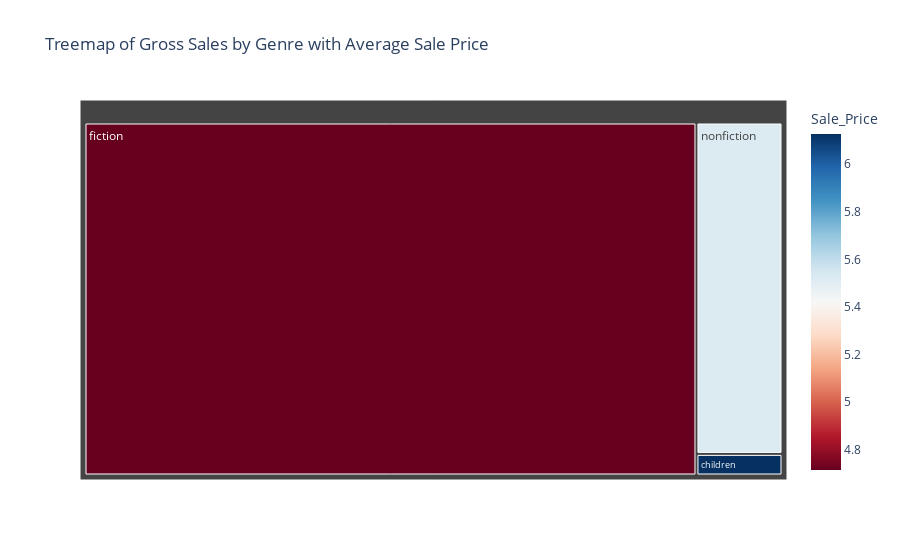

This figure's notebook cell:
### Markdown cell above
The bar charts show that "genre fiction" dominates in units sold and gross sales "profit" significantly surpassing other genres. "Nonfiction" ranks second, while "fiction" and "children" genres have the lowest performance.

### Code cell
temp = data.groupby('Genre', as_index=False).agg({
    'Gross_Sales': 'sum',
    'Sale_Price': 'mean'
})

fig = px.treemap(temp,
                 path=['Genre'], 
                 values='Gross_Sales',
                 color='Sale_Price',
                 color_continuous_scale='RdBu',
                 title='Treemap of Gross Sales by Genre with Average Sale Price')

fig.show()

### Figure 1 — Plotly figure (JSON) as saved in the notebook; plotly's stock layout.template omitted (floating-point values rounded to 4 significant figures)
{"data": [{"branchvalues": "total", "customdata": [[6.127], [4.715], [5.521]], "domain": {"x": [0, 1], "y": [0, 1]}, "hovertemplate": "labels=%{label}<br>Gross_Sales=%{value}<br>parent=%{parent}<br>id=%{id}<br>Sale_Price=%{color}<extra></extra>", "ids": ["children", "fiction", "nonfiction"], "labels": ["children", "fiction", "nonfiction"], "marker": {"coloraxis": "coloraxis", "colors": [6.127, 4.715, 5.521]}, "name": "", "parents": ["", "", ""], "type": "treemap", "values": [13900.0, 1615000.0, 213200.0]}], "layout": {"coloraxis": {"colorbar": {"title": {"text": "Sale_Price"}}, "colorscale": [[0, "rgb(103,0,31)"], [0.1, "rgb(178,24,43)"], [0.2, "rgb(214,96,77)"], [0.3, "rgb(244,165,130)"], [0.4, "rgb(253,219,199)"], [0.5, "rgb(247,247,247)"], [0.6, "rgb(209,229,240)"], [0.7, "rgb(146,197,222)"], [0.8, "rgb(67,147,195)"], [0.9, "rgb(33,102,172)"], [1, "rgb(5,48,97)"]]}, "legend": {"tracegroupgap": 0}, "title": {"text": "Treemap of Gross Sales by Genre with Average Sale Price"}}}
